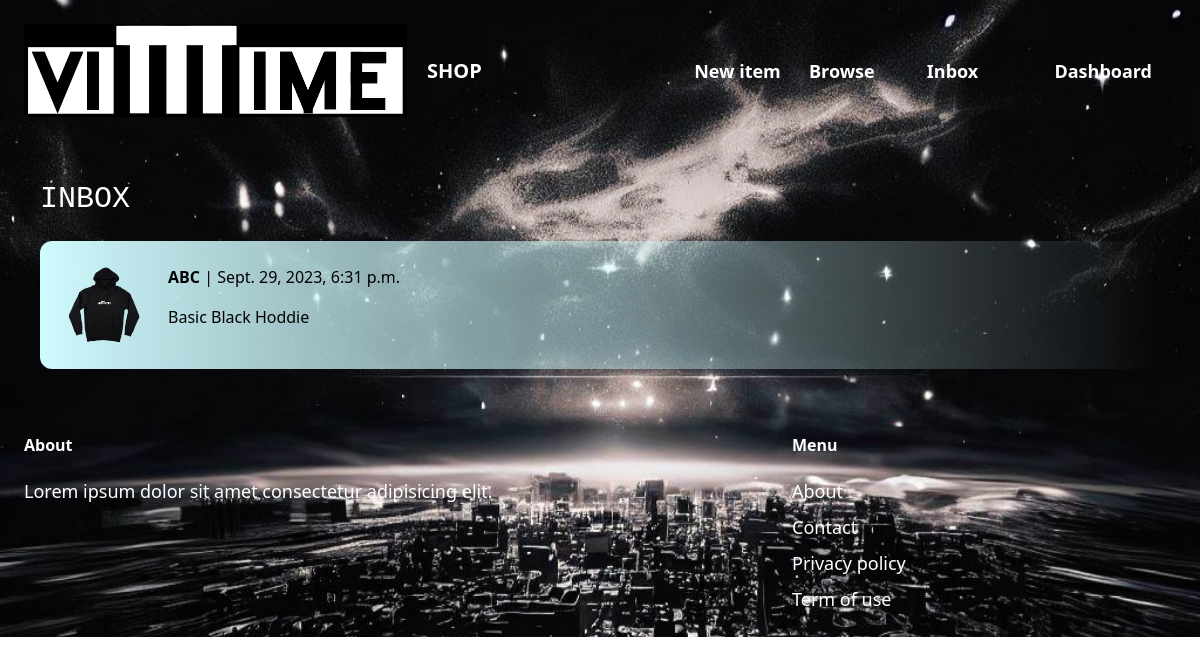
The page /inbox/ (signed in) on the database its author committed.
### conversation/models.py (models this page shows)
class Conversation(models.Model):
  item = models.ForeignKey(Item, related_name='conversations', on_delete=models.CASCADE)
  members = models.ManyToManyField(User, related_name='conversations')
  created_at = models.DateTimeField(auto_now_add=True)
  modified_at = models.DateTimeField(auto_now=True)
  class Meta:
    ordering = ('-modified_at',)

### item/models.py (models this page shows, shortened)
class Item(models.Model):
  category = models.ForeignKey(Category, related_name='items', on_delete=models.CASCADE)
  name = models.CharField(max_length=255)
  description = models.TextField(blank=True, null=True)
  price = models.FloatField()
  image = models.ImageField(upload_to='item_images', blank=True, null=True)
  is_sold = models.BooleanField(default=False)
  created_by = models.ForeignKey(User, related_name='items', on_delete=models.CASCADE)
  created_at = models.DateTimeField(auto_now_add=True)

### conversation/views.py (the view)
# urls.py: path('', views.inbox, name='inbox'),
@login_required
def inbox(request):
  conversations = Conversation.objects.filter(members__in=[request.user.id])
  return render(request, 'conversation/inbox.html', {
    'conversations': conversations
  })

### conversation/templates/conversation/inbox.html (shortened to what this page needs)
{% extends 'core/base.html' %}
{% block content %}
<h1 class="mb-6 text-3xl text-white uppercase font-mono">Inbox</h1>
<div class="space-y-6">
  {% for conversation in conversations %}
    <a href="{% url 'conversation:detail' conversation.id %}">
      <div class="p-6 flex bg-gradient-to-r from-cyan-100 to-transparent rounded-xl">
        <div class="pr-6">
          <img src="{{ conversation.item.image.url }}" class="w-20 rounded-xl">
        </div>
        <div>
          {% for member in conversation.members.all %}
            {% if member != request.user %}
              <p class="mb-4"><strong>{{ member.username }}</strong> | {{ conversation.modified_at }}</p>
              <p>{{ conversation.item.name }}</p>
            {% endif %}
          {% endfor %}
        </div>
      </div>
    </a>
  {% endfor %}
</div>
{% endblock %}

### rows shown on the page
Conversation: item.image (placeholder picture), modified_at "Sept. 29, 2023, 6:31 p.m.", item.name "Basic Black Hoddie"

### other values the page prints
{{ member.username }} "ABC"
